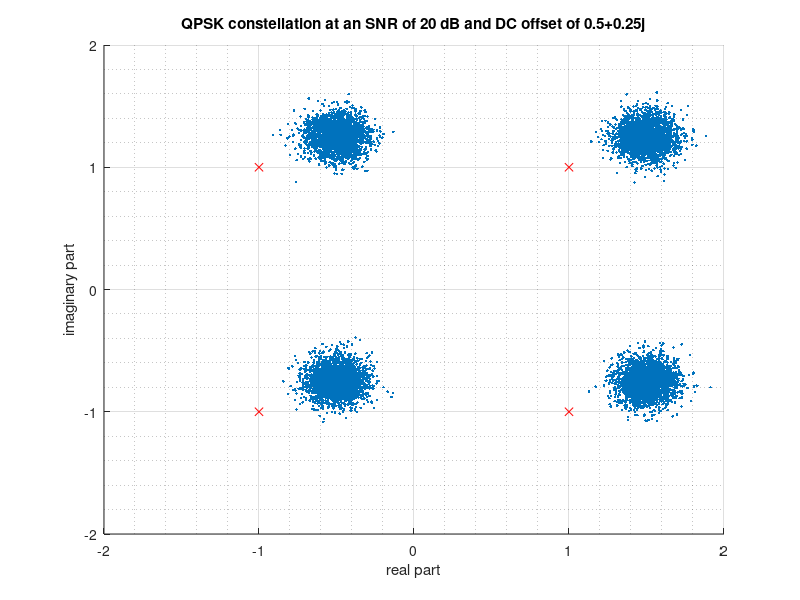

Reproduce this figure in MATLAB.
% From https://stackoverflow.com/questions/28831781/qpsk-constellation-diagram

num_symbols = 1e4;
int_symbols = randi([1, 4], 1, num_symbols);
A = 1;
qpsk_symbols = zeros(size(int_symbols));
qpsk_symbols(int_symbols == 1) =   A + 1i*A;
qpsk_symbols(int_symbols == 2) =   A - 1i*A;
qpsk_symbols(int_symbols == 3) = - A + 1i*A;
qpsk_symbols(int_symbols == 4) = - A - 1i*A;
tx_sig = qpsk_symbols;

snr = 20; %// in dB
rx_sig = awgn(tx_sig, snr, 'measured');

rx_sig = rx_sig + 0.5 + 0.25i;

ptsx = [1 1 -1 -1];
ptsy = [-1 1 1 -1];


fh2 = figure;
plot_lims = [-2 2];
hold on
plot(real(rx_sig), imag(rx_sig), '.');
plot(ptsx, ptsy, 'rx')
grid on
grid minor
xlim(plot_lims);
ylim(plot_lims);
title(['QPSK constellation at an SNR of ' num2str(snr) ' dB and DC offset of 0.5+0.25j']);
xlabel('real part');
ylabel('imaginary part');